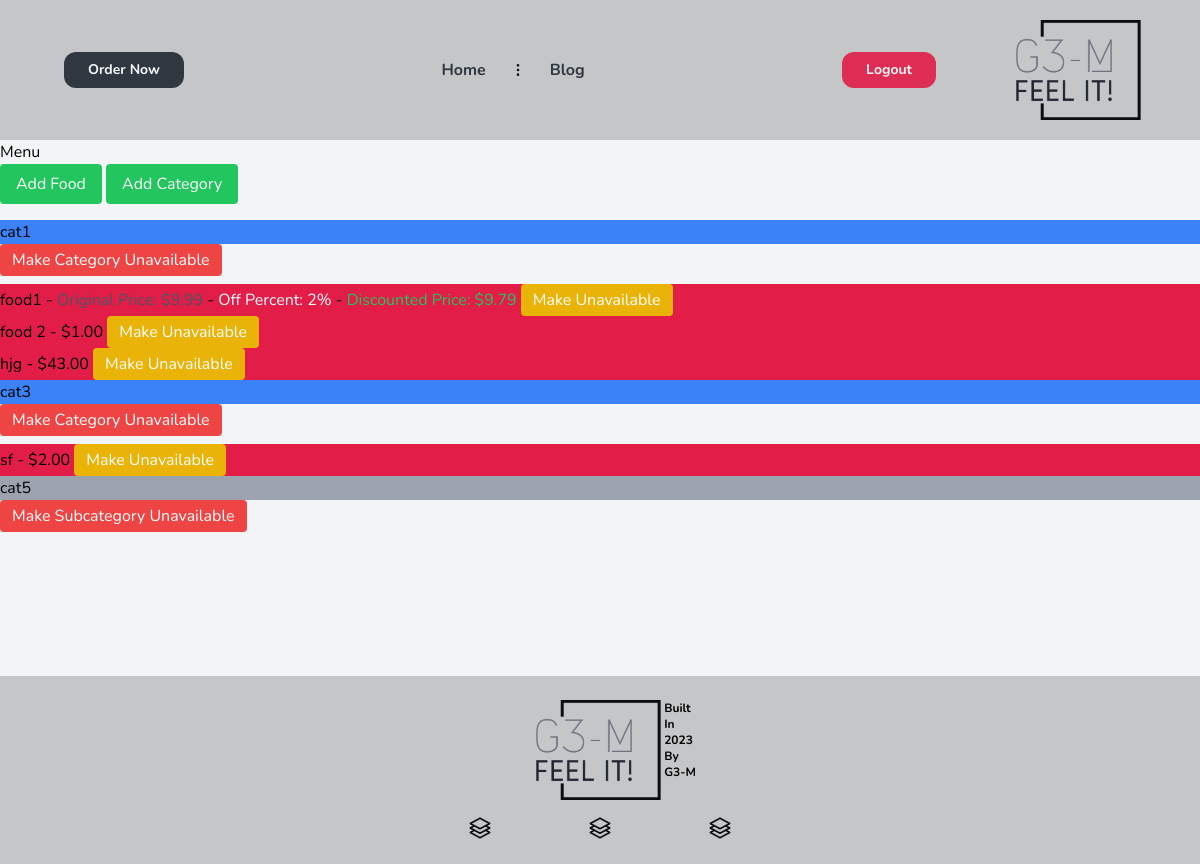
/foods/list-food (signed in), run on the app's committed database.
### foodmenu/models.py (models this page shows, shortened)
class Category(BaseModel):
    name = models.CharField(max_length=100, unique=True)
    parent = models.ForeignKey('self', on_delete=models.CASCADE, null=True, blank=True, related_name='subcategories')
    @property
    def is_subcategory(self):
        return self.parent is not None

class Food(BaseModel):
    name = models.CharField(max_length=100)
    price = models.DecimalField(max_digits=10, decimal_places=2)
    availability = models.BooleanField(default=True)
    off = models.PositiveSmallIntegerField(default=0)
    category = models.ForeignKey('Category', on_delete=models.PROTECT)
    @property
    def price_after_off(self):
        result = self.price - (self.price * self.off / 100)
        return round(result, 2)

### foodmenu/views.py (the view)
# urls.py: path('list-food', views.ListFoodView.as_view(), name='list-food'),
class ListFoodView(View):
    template_name = 'Food_ListTemplate.html'
    login_url = 'users:login'
    @staff_or_superuser_required
    def get(self, request):
        menu_data = json_menu_generator()
        return render(request, self.template_name, {'menu_data': menu_data})

### core/models.py (called while the page is built)
    def get_queryset(self):
        return super().get_queryset().filter(deleted_at__isnull=True)

### utils.py (called while the page is built)
def is_parent(category):
    subcategory_query = Category.objects.select_related('parent').prefetch_related(Prefetch('subcategories',
                        queryset=Category.objects.select_related('parent'))).filter(parent=category).exists()
    return subcategory_query or category.parent is None

def staff_or_superuser_required(view_func):
    @wraps(view_func)
    def _wrapped_view(self, request, *args, **kwargs):
        if not request.user.is_authenticated or not is_staff_or_superuser(request.user):
            messages.error(request, 'You are not allowed to access this page.')
            return redirect('users:login')
        return view_func(self, request, *args, **kwargs)  # another magic here this logic made by me :)
    return _wrapped_view

def is_staff_or_superuser(user):
    return user.is_active and (user.is_staff or user.is_superuser)

### templates/Food_ListTemplate.html (shortened to what this page needs)
{% extends "base.html" %}
{% load widget_tweaks %}
{% block content %}
    <h1>Menu</h1>
    <div class="mb-4">
        <a href="{% url 'foods:create-food' %}"><button class="bg-green-500 text-white px-4 py-2 rounded">Add Food</button></a>
        <a href="{% url 'foods:create-category' %}"><button class="bg-green-500 text-white px-4 py-2 rounded">Add Category</button></a>
    </div>
    {% for category in menu_data %}
        <h2 class="bg-blue-500">{{ category.name }}</h2>
        <div class="mb-2">
            <button class="bg-red-500 text-white px-3 py-1 rounded">Make Category Unavailable</button>
        </div>
        {% if category.foods %}
            <ul>
                {% for food in category.foods %}
                    <li class="bg-rose-600">
                        {{ food.name }} -
                        {% if food.off_percent %}
                            <span class="text-gray-600">Original Price: ${{ food.original_price }}</span> -
                            <span class="text-white">Off Percent: {{ food.off_percent }}%</span> -
                            <span class="text-green-500">Discounted Price: ${{ food.price_after_off }}</span>
                        {% else %}
                            ${{ food.original_price }}
                        {% endif %}
                        <button class="bg-yellow-500 text-white px-3 py-1 rounded">Make Unavailable</button>
                    </li>
                {% endfor %}
            </ul>
        {% endif %}
        {% for subcategory in category.subcategories %}
            <h3 class="bg-gray-400">{{ subcategory.name }}</h3>
            <div class="mb-2">
                <button class="bg-red-500 text-white px-3 py-1 rounded">Make Subcategory Unavailable</button>
            </div>
        {% endfor %}
    {% endfor %}
{% endblock %}

### static/src/styles.css (style rules this page uses)
html { line-height: 1.5; -webkit-text-size-adjust: 100%; -moz-tab-size: 4; -o-tab-size: 4; tab-size: 4; font-family: ui-sans-serif, system-ui, -apple-system, BlinkMacSystemFont, "Segoe UI", Roboto, "Helvetica Neue", Arial, "Noto Sans", sans-serif, "Apple Color Emoji", "Segoe UI Emoji", "Segoe UI Symbol", "Noto Color Emoji"; font-feature-settings: normal; font-variation-settings: normal; }
body { margin: 0; line-height: inherit; }
h1, h2, h3, h4, h5, h6 { font-size: inherit; font-weight: inherit; }
a { color: inherit; text-decoration: inherit; }
button, input, optgroup, select, textarea { font-family: inherit; font-feature-settings: inherit; font-variation-settings: inherit; font-size: 100%; font-weight: inherit; line-height: inherit; color: inherit; margin: 0; padding: 0; }
button, select { text-transform: none; }
button, [type='button'], [type='reset'], [type='submit'] { -webkit-appearance: button; background-color: transparent; background-image: none; }
blockquote, dl, dd, h1, h2, h3, h4, h5, h6, hr, figure, p, pre { margin: 0; }
ol, ul, menu { list-style: none; margin: 0; padding: 0; }
button, [role="button"] { cursor: pointer; }
.mb-2 { margin-bottom: 0.5rem; }
.mb-4 { margin-bottom: 1rem; }
.rounded { border-radius: 0.25rem; }
.bg-blue-500 { --tw-bg-opacity: 1; background-color: rgb(59 130 246 / var(--tw-bg-opacity)); }
.bg-gray-100 { --tw-bg-opacity: 1; background-color: rgb(243 244 246 / var(--tw-bg-opacity)); }
.bg-gray-400 { --tw-bg-opacity: 1; background-color: rgb(156 163 175 / var(--tw-bg-opacity)); }
.bg-rose-600 { --tw-bg-opacity: 1; background-color: rgb(225 29 72 / var(--tw-bg-opacity)); }
.bg-green-500 { --tw-bg-opacity: 1; background-color: rgb(34 197 94 / var(--tw-bg-opacity)); }
.bg-red-500 { --tw-bg-opacity: 1; background-color: rgb(239 68 68 / var(--tw-bg-opacity)); }
.bg-yellow-500 { --tw-bg-opacity: 1; background-color: rgb(234 179 8 / var(--tw-bg-opacity)); }
.px-4 { padding-left: 1rem; padding-right: 1rem; }
.py-2 { padding-top: 0.5rem; padding-bottom: 0.5rem; }
.px-3 { padding-left: 0.75rem; padding-right: 0.75rem; }
.py-1 { padding-top: 0.25rem; padding-bottom: 0.25rem; }
.font-enfont { font-family: Nunito; }
.text-white { --tw-text-opacity: 1; color: rgb(255 255 255 / var(--tw-text-opacity)); }
.text-green-500 { --tw-text-opacity: 1; color: rgb(34 197 94 / var(--tw-text-opacity)); }
.text-gray-600 { --tw-text-opacity: 1; color: rgb(75 85 99 / var(--tw-text-opacity)); }

### data on the page
Category: name "cat1"
Food: name "food1"
Food: name "food 2", original_price "1.00"
Food: name "hjg", original_price "43.00"
Category: name "cat3"
Food: name "sf", original_price "2.00"
Category: name "cat5"

### other printed values
{{ food.off_percent }} "2"
{{ food.price_after_off }} "9.79"
